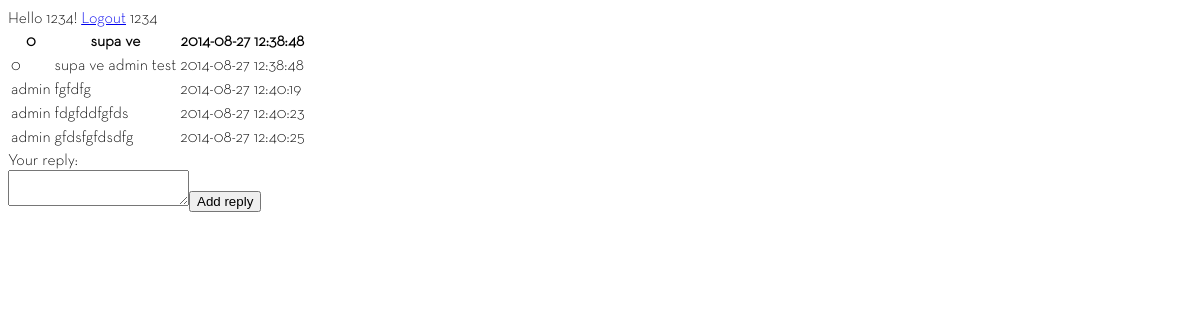
/view_topic.php?tid=6 (signed in), run on the app's committed database.
### tables this page shows
CREATE TABLE IF NOT EXISTS `topics` (
  `id` int(11) NOT NULL AUTO_INCREMENT,
  `category_id` tinyint(4) NOT NULL,
  `topic_title` varchar(150) NOT NULL,
  `topic_creator` varchar(50) NOT NULL,
  `topic_last_user` int(11) NOT NULL,
  `topic_date` datetime NOT NULL,
  `topic_reply_date` datetime NOT NULL,
  `topic_views` int(11) NOT NULL DEFAULT '0',
  PRIMARY KEY (`id`)
);

CREATE TABLE IF NOT EXISTS `posts` (
  `id` int(11) NOT NULL AUTO_INCREMENT,
  `category_id` tinyint(4) NOT NULL,
  `topic_id` int(11) NOT NULL,
  `post_creator` varchar(50) NOT NULL,
  `post_content` text NOT NULL,
  `post_date` datetime NOT NULL,
  PRIMARY KEY (`id`)
);

### view_topic.php (the view, shortened to what this page needs)
<?php
require_once 'header.php';
?>
Hello <?php echo $_SESSION['uname'] ?>!
<a href="logout.php" >Logout</a>
<?php if (isset($_SESSION['uname'])) {
	$tid = $_GET['tid'];
	$sql = "SELECT * FROM topics WHERE id=$tid";
	$res = mysql_query($sql) or die(mysql_error());
	if(mysql_num_rows($res)  > 0 ){
		$title = "";
		$topic_creator = "";
		$topic_date = "";
		while ($row = mysql_fetch_assoc($res)){
			$title = $row['topic_title'];
			$topic_creator = $row['topic_creator'];
			$topic_date = $row['topic_date'];
		}
		echo $_SESSION['uname'];
		?>
		<table class="topics">
			<tr><th><?php echo $topic_creator ;?></th><th><?php echo $title ;?></th><th><?php echo $topic_date ; ?></th></tr>
			<?php $sql2 = "SELECT * FROM posts WHERE topic_id=$tid";
			$res2 = mysql_query($sql2) or die(msql_error());
			while ($row = mysql_fetch_assoc($res2)) {
				$post_creator = $row['post_creator'];
				$content = $row['post_content'];
				$post_date = $row['post_date'];
				?><tr>
				<td><?php echo $post_creator; ?></td><td><?php echo $content; ?></td><td><?php echo $post_date; ?></td>
				</tr>
		<?php	} ?>
		</table>
		<form method="post">
		<div>Your reply: <br/><textarea name="answer"></textarea><input type="submit" name="submit" value="Add reply" /></div>
		</form>
		<?php
	}else{
		echo "<p>This topic does not exist!</p>";
	}
?>
<?php } else {
	$host = $_SERVER['HTTP_HOST'];
	$uri = rtrim(dirname($_SERVER['PHP_SELF']), '/\\');
	$extra = 'login.php';
	header("Location: http://$host$uri/$extra");
	}
?>
<?php
require_once 'footer.php';
?>

### styles/login-styles.css (style rules this page uses)
body { font-family: 'NeutraText-Light', Verdana, sans-serif; }

### data on the page
topics: topic_creator "0", topic_title "supa ve", topic_date "2014-08-27 12:38:48"
posts: post_creator "0", post_content "supa ve admin test", post_date "2014-08-27 12:38:48"
posts: post_creator "admin", post_content "fgfdfg", post_date "2014-08-27 12:40:19"
posts: post_creator "admin", post_content "fdgfddfgfds", post_date "2014-08-27 12:40:23"
posts: post_creator "admin", post_content "gfdsfgfdsdfg", post_date "2014-08-27 12:40:25"

### other printed values
$_SESSION['uname'] "1234"
